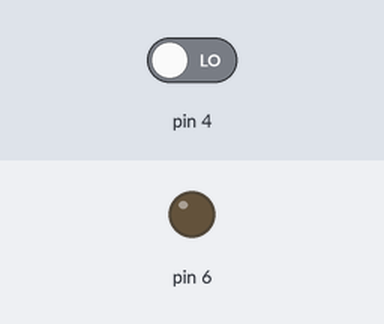
The sketch below on a simulated Arduino Uno, built with avr-gcc and run on an emulated ATmega328P. Parts: output pins drawn as LEDs (lit = HIGH). The inputs (shaded band) are chosen by the test bench; at power-on: pin 4 LOW.

Above: at 1.2 s.
1.3 s: pin 4 driven HIGH
At 2.4 s:
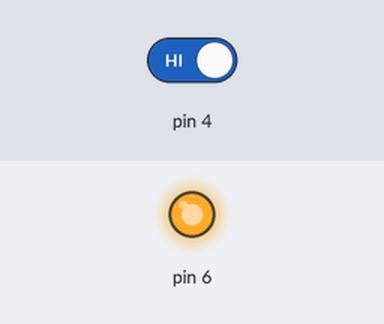
2.8 s: pin 4 driven LOW
At 3.5 s:
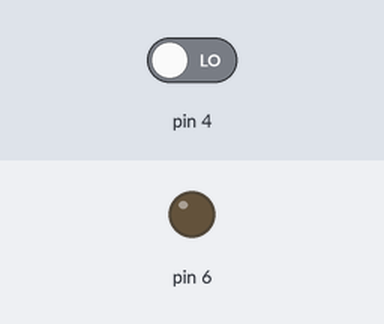
Timing chart, 0 to 5.8 s (numbered marks = the images above; inputs shaded):
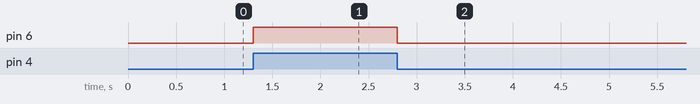

The sketch:

alarmNaSlepice.ino
```cpp
void setup() {
  pinMode(6, OUTPUT);
  pinMode(4, INPUT);

  Serial.begin(9600);
}

void loop() {
 bool senzor = digitalRead(4);
 if(senzor){
  digitalWrite(6,HIGH);
 }
 else digitalWrite(6,LOW);
}
```

Measured:
- after the input at 1.3 s, pin 6: LOW → HIGH at once
- after the input at 2.8 s, pin 6: HIGH → LOW at once
